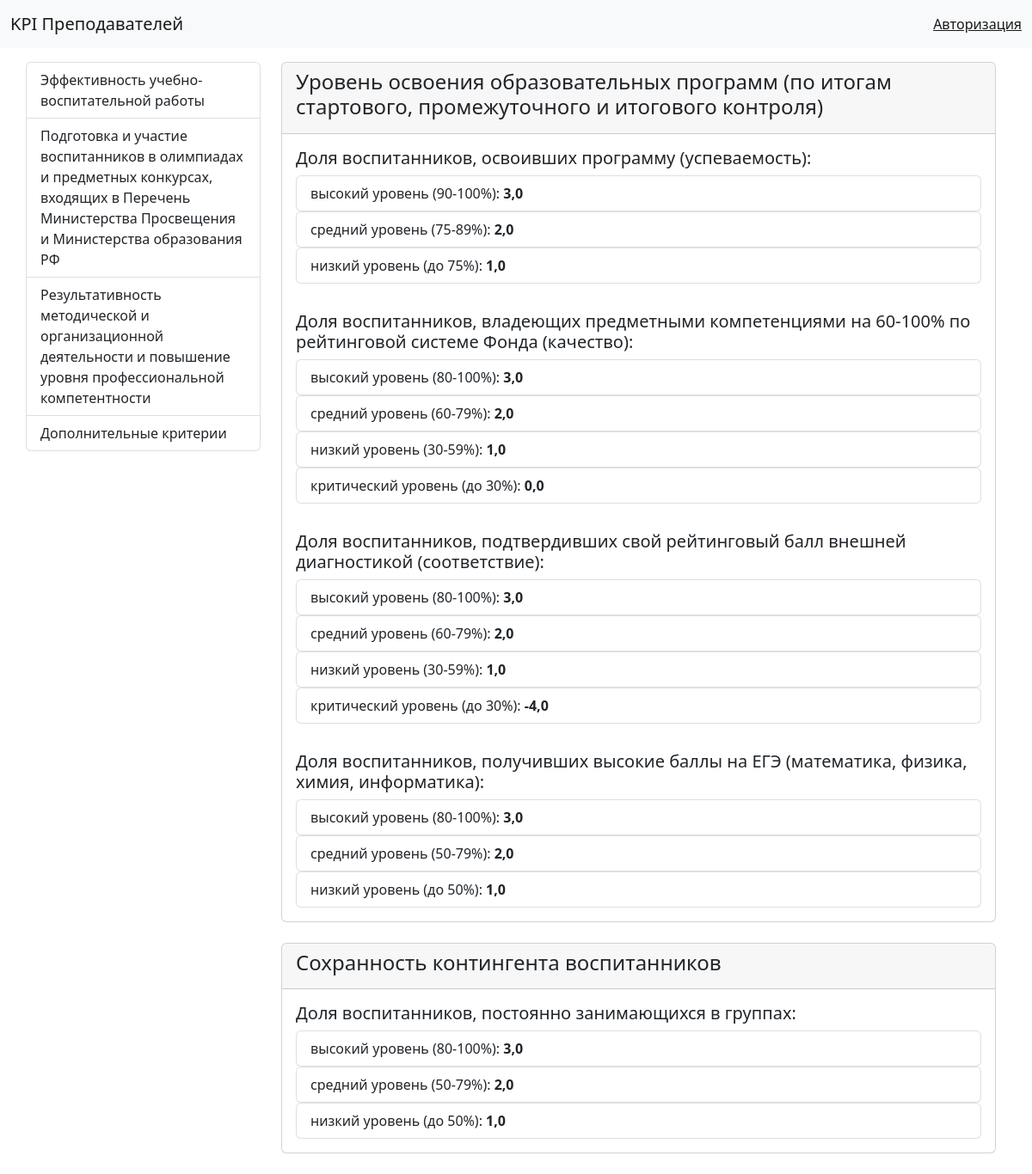
The page /fill/1/ on the database its author committed.
### kpi/models.py (models this page shows, shortened)
class Kpi(models.Model):
    name = models.CharField(max_length=250, db_index=True, verbose_name='Наименование')
    class Meta:
        verbose_name = 'Показатель эффективности деятельности'
        verbose_name_plural = '1. Показатели эффективности деятельности'
        ordering = ['id']
    def get_absolute_url(self):
        return reverse_lazy('kpi:home', kwargs={'pk': self.pk})

class Criteria(models.Model):
    name = models.CharField(max_length=250, verbose_name='Наименование')
    kpi = models.ForeignKey('Kpi', on_delete=models.PROTECT, verbose_name='Показатель эффективности деятельности')
    class Meta:
        verbose_name = 'Критерий оценки эффективности деятельности'
        verbose_name_plural = '2. Критерии оценки эффективности деятельности'
        ordering = ['id']

class Indicator(models.Model):
    name = models.CharField(max_length=250, db_index=True, verbose_name='Наименование')
    criteria = models.ForeignKey('Criteria', on_delete=models.PROTECT,
                                 verbose_name='Критерий оценки эффективности деятельности')
    category = models.ManyToManyField('Category', verbose_name='Категории')
    class Meta:
        verbose_name = 'Количественный, качественный или объёмный показатель'
        verbose_name_plural = '3. Количественные, качественные или объёмные показатели'
        ordering = ['id']

class Category(models.Model):
    name = models.CharField(max_length=250, verbose_name='Наименование')
    condition = models.ForeignKey('Condition', on_delete=models.PROTECT, blank=True, null=True)
    condition3 = models.ForeignKey('Condition3', on_delete=models.PROTECT, blank=True, null=True)
    point = models.FloatField(verbose_name='Балл')
    class Meta:
        verbose_name = 'Категория'
        verbose_name_plural = '4. Категории'
        ordering = ['id']

### kpi/views.py (the view, shortened to what this page needs)
# urls.py: path('fill/<int:pk>/', views.home, name='home'),
def home(request, pk):
    if pk == 2:
        return redirect('kpi:home_2', pk=2)
    criteria_on_page = Criteria.objects.filter(kpi__pk=pk).prefetch_related('indicator_set__category__condition')
    context = {'criteria': criteria_on_page}
    return render(request, 'kpi/home.html', context=context)

### kpi/templatetags/kpi_tags.py (called while the page is built)
@register.simple_tag()
def get_list_kpi():
    return Kpi.objects.all()

### kpi/templates/kpi/home.html
{% extends 'base.html' %}
{% load kpi_tags %}
{% block content %}
{% if user.is_authenticated %}
  <form method="post">
    {% csrf_token %}
    {% for criterion in criteria %}
        <div class="card">
            <div class="card-header">
                <h4>{{ criterion.name }}</h4>
            </div>
            {% for indicator in criterion.indicator_set.all %}
                <div class="card-body">
                    <h5 class="card-title">{{ indicator.name }}</h5>
                    <ul class="list-group">
                        {% for category in indicator.category.all %}
                        <li class="list-group-item">{{ category.name }}: <b>{{ category.point }}</b></li>
                        {% endfor %}
                    </ul>
                    {% with forms_dict=forms|get_item:indicator %}
                        {% with form_1=forms_dict|get_item:'form_1' form_2=forms_dict|get_item:'form_2' %}
                        {% if form_1.non_field_errors %}
                            <div class="alert alert-danger" role="alert">
                                {{ form_1.non_field_errors }}
                            </div>
                        {% endif %}
                        <div class="form-group">
                            {% if form_1.point.errors %}
                            <div class="alert alert-danger" role="alert">
                                {{ form_1.point.errors }}
                            </div>
                            {% endif %}
                            <label for="{{ form_1.point.id_for_label }}">Ваш предыдущий балл:</label>
                            {{ form_1.point }}
                        </div>
                        {% if form_2.students_all %}
                            <div class="form-group">
                                {% if form_2.students_all.errors %}
                                <div class="alert alert-danger" role="alert">
                                    {{ form_2.students_all.errors }}
                                </div>
                                {% endif %}
                                <label for="{{ form_2.students_all.id_for_label }}">Всего воспитанников:</label>
                                {{ form_2.students_all }}
                            </div>
                            <div class="form-group">
                                {% if form_2.students_ok.errors %}
                                <div class="alert alert-danger" role="alert">
                                {{ form_2.students_ok.errors }}
                                </div>
                                {% endif %}
                                <label for="{{ form_2.students_1.id_for_label }}">Кол-во воспитанников подходящих к показателю:</label>
                                {{ form_2.students_ok }}
                            </div>
                        {% elif form_2.content %}
                            <div class="form-group">
                                {% if form_2.content.errors %}
                                <div class="alert alert-danger" role="alert">
                                    {{ form_2.content.errors }}
                                </div>
                                {% endif %}
                                <label for="{{ form_2.content.id_for_label }}"></label>
                                {{ form_2.content }}
                                <div class="form-text">Впишите названия материалов/конкурсов и т.д. разделяя их новой строкой.</div>
                            </div>
                            <br>
                        {% endif %}
                        {% if form_1.text.value %}
                        <div class="form-group">
                            {% if form_1.text.errors %}
                            <div class="alert alert-danger" role="alert">
                            {{ form_1.text.errors }}
                            </div>
                            {% endif %}
                            <label for="{{ form_1.text.id_for_label }}">Ваш предыдущий ответ:</label>
                            {{ form_1.text }}
                        </div>
                        {% endif %}
                        {% endwith %}
                    {% endwith %}
                </div>
            {% endfor %}
        </div>
        <br>
    {% endfor %}
    <button type="submit" class="btn btn-primary btn-lg">Сохранить</button>
  </form>
{% else %}
    {% for criterion in criteria %}
        <div class="card">
            <div class="card-header">
                <h4>{{ criterion.name }}</h4>
            </div>
            {% for indicator in criterion.indicator_set.all %}
                <div class="card-body">
                    <h5 class="card-title">{{ indicator.name }}</h5>
                    {% for category in indicator.category.all %}
                        <ul class="list-group">
                            <li class="list-group-item">{{ category.name }}: <b>{{ category.point }}</b></li>
                        </ul>
                    {% endfor %}
                </div>
            {% endfor %}
        </div>
        <br>
    {% endfor %}
{% endif %}
{% endblock content %}

### templates/base.html (shortened to what this page needs)
<!doctype html>
{% load static %}
<html lang="ru">
<head>
    <link href="https://cdn.jsdelivr.net/npm/bootstrap@5.2.0-beta1/dist/css/bootstrap.min.css"
          rel="stylesheet"
>
</head>
<body>
<nav>
    {% include 'inc/_navbar.html' %}
</nav>
<div class="container mt-3">
    <div class="row">
        <div class="col-sm-3">
            <div class="row">
                {% include 'inc/_sidebar.html' %}
            </div>
        </div>
        <div class="col-sm-9">
            {% block content%}CONTENT{% endblock %}
        </div>
    </div>
</div>
</body>
</html>

### templates/inc/_navbar.html
<nav class="navbar bg-light">
    <div class="container-fluid">
        <a class="navbar-brand" href="/">KPI Преподавателей</a>
        {% if user.is_authenticated %}
        <span class="navbar-brand">
            <strong>Общее количество баллов: {{ user.get_amount_points }}</strong>
        </span>
        <span class="navbar-text">
            Добро пожаловать, {{ user.full_name }} |
            <a href="{% url 'users:user_logout' %}">Выход</a>
        </span>
        {% else %}
        <span class="navbar-text">
            <a href="{% url 'users:user_login' %}">Авторизация</a>
        </span>
        {% endif %}
    </div>
</nav>

### templates/inc/_sidebar.html
{% load kpi_tags %}
{% get_list_kpi as kpi %}
<div class="list-group">
    {% for item in kpi %}
        <a href="{{ item.get_absolute_url }}"
            class="list-group-item list-group-item-action">
            {{ item.name }}
        </a>
    {% endfor %}
</div>

### rows shown on the page
Kpi: name "Эффективность учебно-воспитательной работы"
Kpi: name "Подготовка и участие воспитанников в олимпиадах и предметных конкурсах, входящих в Перечень Министерства Просвещения и Министерства образования РФ"
Kpi: name "Результативность методической и организационной деятельности и повышение уровня профессиональной компетентности"
Kpi: name "Дополнительные критерии"
Criteria: name "Уровень освоения образовательных программ (по итогам стартового, промежуточного и итогового контроля)"
Indicator: name "Доля воспитанников, освоивших программу (успеваемость):"
Category: name "высокий уровень (90-100%)", point "3,0"
Category: name "средний уровень (75-89%)", point "2,0"
Category: name "низкий уровень (до 75%)", point "1,0"
Indicator: name "Доля воспитанников, владеющих предметными компетенциями на 60-100% по рейтинговой системе Фонда (качество):"
Category: name "высокий уровень (80-100%)", point "3,0"
Category: name "средний уровень (60-79%)", point "2,0"
Category: name "низкий уровень (30-59%)", point "1,0"
Category: name "критический уровень (до 30%)", point "0,0"
Indicator: name "Доля воспитанников, подтвердивших свой рейтинговый балл внешней диагностикой (соответствие):"
Category: name "критический уровень (до 30%)", point "-4,0"
Indicator: name "Доля воспитанников, получивших высокие баллы на ЕГЭ (математика, физика, химия, информатика):"
Category: name "средний уровень (50-79%)", point "2,0"
Category: name "низкий уровень (до 50%)", point "1,0"
Criteria: name "Сохранность контингента воспитанников"
Indicator: name "Доля воспитанников, постоянно занимающихся в группах:"
